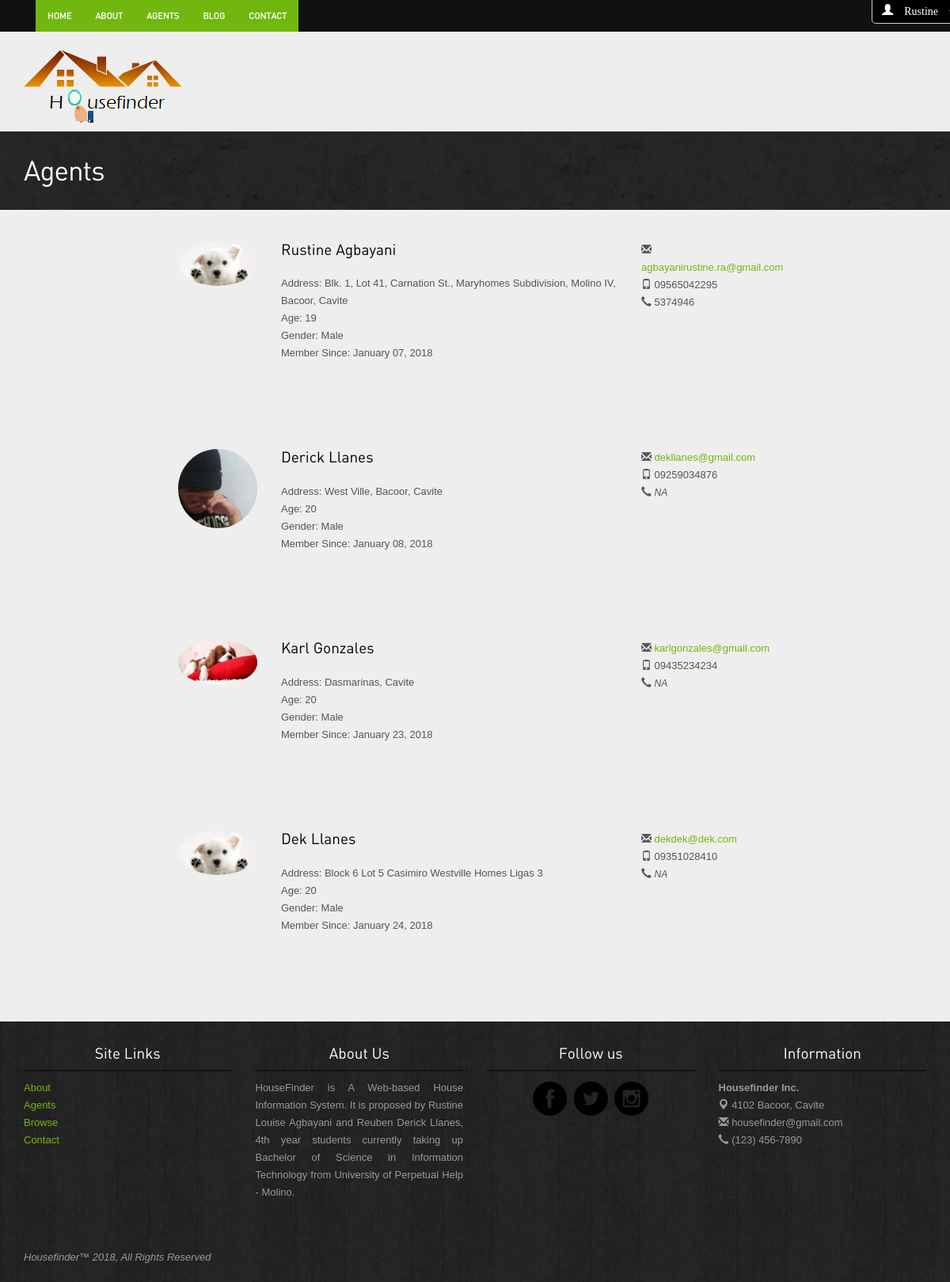
The page /agent-agents.php (signed in) on the database its author committed.
### tables this page shows
CREATE TABLE `agents` (
  `id` int(11) NOT NULL AUTO_INCREMENT,
  `first_name` varchar(255) NOT NULL,
  `middle_name` varchar(255) DEFAULT NULL,
  `last_name` varchar(255) NOT NULL,
  `address` varchar(255) NOT NULL,
  `bday` date NOT NULL,
  `age` int(11) NOT NULL,
  `gender` varchar(255) NOT NULL,
  `contact_number` varchar(255) NOT NULL,
  `email_info` varchar(255) NOT NULL,
  `landline` varchar(255) DEFAULT NULL,
  `email` varchar(255) NOT NULL,
  `password` varchar(255) NOT NULL,
  `avatar` varchar(100) NOT NULL,
  `hash` varchar(255) NOT NULL,
  `active` tinyint(1) NOT NULL,
  `date_created` date NOT NULL,
  PRIMARY KEY (`id`)
);

### agent-agents.php (the view, shortened to what this page needs)
<?php
require 'db.php';
?>
<!DOCTYPE html>
<html lang="en">
<head>
    <link rel="stylesheet" href="assets/bootstrap/css/bootstrap.css" />
    <link rel="stylesheet" href="assets/style.css"/>
    <link rel="stylesheet" href="assets/owl-carousel/owl.carousel.css">
    <link rel="stylesheet" href="assets/owl-carousel/owl.theme.css">
    <link rel="stylesheet" type="text/css" href="assets/slitslider/css/style.css" />
    <link rel="stylesheet" type="text/css" href="assets/slitslider/css/custom.css" />
</head>
<div class="navbar-wrapper">
        <div class="navbar-inverse" role="navigation">
          <div class="container">
            <div style="margin-right: 50px;" class="navbar-collapse  collapse">
                <nav class="shift">
              <ul class="nav navbar-nav navbar-left">
               <li class="active"><a href="agent-index.php">Home</a></li>
                <li class="active"><a href="agent-about.php">About</a></li>
                <li class="active"><a href="agent-agents.php">Agents</a></li>
                <li class="active"><a href="agent-blog.php">Blog</a></li>
                <li class="active"><a href="agent-contact.php">Contact</a></li>
              </ul>
                </nav>
            </div>
          </div>
        </div>
    </div>
<div class="container">
<div class="header">
<a href="agent-index.php"><img style="margin-top: -30px;" src="images/logo2.png" alt="Housefinder"><img style="margin-top: 50px; margin-left: -210px; margin-bottom: -20px;" src="images/title.png"></a>
</div>
</div>
            <div class="container">
            <div class="dropdown">
            <button style="background-color: #000; font-color: white; float: right; margin-right: -50px; margin-top: -170px;" class="btn btn-default dropdown-toggle" type="button" data-toggle="dropdown">
            <span style="color: white" class="glyphicon glyphicon-user "><?php echo "<span style='color: #FFF;'> ".$_SESSION["first_name"]." </span>" ?></span>
            </button>
            </div>
            </div>
<div class="inside-banner">
  <div class="container">
    <h2>Agents</h2>
</div>
</div>
<div class="container">
<div class="spacer agents">
    <?php
            $sql = "SELECT first_name, middle_name, last_name, address, bday, age, gender, contact_number, email_info, landline, email, password, avatar, date_created FROM agents";
            $result = $mysqli->query($sql);
    ?>
  <?php while($row = $result->fetch_assoc()){  ?>
<div class="row">
  <div class="col-lg-8  col-lg-offset-2 col-sm-12">
      <div class="row">
        <div class="col-lg-2 col-sm-2 "><img alt="User Pic" src="<?php echo $row['avatar']; ?>" id="profile-image1" class="img-circle img-responsive"></div>
        <div class="col-lg-7 col-sm-7 "><h4><?php echo "".$row['first_name']."" ?>&nbsp<?php echo "".$row['last_name']."" ?></h4>
            <br>
            <p>     Address:
                <?php
                    if($row['address'] == ""){
                        echo '<i style="font-size: 12px;">NA</i>';
                    }else{
                        echo $row['address'];
                    }
                ?>
                <br>
                    Age:
                <?php
                    if($row['age'] == ""){
                        echo '<i style="font-size: 12px;">NA</i>';
                    }else{
                        echo $row['age'];
                    }
                ?>
                <br>
                    Gender:
                <?php
                    if($row['gender'] == ""){
                        echo '<i style="font-size: 12px;">NA</i>';
                    }else{
                        echo $row['gender'];
                    }
                ?>
                <br>
                    Member Since:
                <?php
                    if($row['date_created'] == ""){
                        echo '<i style="font-size: 12px;">NA</i>';
                    }else{
                        echo date('F d, Y', strtotime($row['date_created']));
                    }
                ?>
            </p>
        </div>
        <div class="col-lg-3 col-sm-3 "><span class="glyphicon glyphicon-envelope"></span>
            <a href="mailto:<?php $row['email_info']; ?>">
                <?php
                    if($row['email_info'] == ""){
                        echo '<i style="font-size: 15px;">No information to display</i>';
                    }else{
                        echo $row['email_info'];
                    }
                ?></a><br>
        <span class="glyphicon glyphicon-phone"></span>
                <?php
                    if($row['contact_number'] == ""){
                        echo '<i style="font-size: 12px;">NA</i>';
                    }else{
                        echo $row['contact_number'];
                    }
                ?>
            <br>
             <span class="glyphicon glyphicon-earphone"></span>
                <?php
                    if($row['landline'] == ""){
                        echo '<i style="font-size: 12px;">NA</i>';
                    }else{
                        echo $row['landline'];
                    }
                ?>
          </div>
      </div>
  </div>
</div>
    <?php } ?>
</div>
</div>
<?php include'footer.php';?>

### assets/style.css (style rules this page uses)
body { color:#555; font:normal 13px/22px Arial; background: #eee; }
h1,h2,h3,h4,h5 { font-weight:normal; font-family: din;margin: 0;padding: 0;color: #000 }
h2 { font-size: 35px; letter-spacing: -1px;margin-bottom: 20px; }
h4 { margin: 10px 0; font-size: 19px; }
p { margin-bottom: 30px; }
a { color:#72b70f; text-decoration:none;outline: none; }
.spacer { margin-top: 40px;margin-bottom:40px; }
.btn { border-radius: 5px; font-family: din; outline: none; }
.header { padding: 20px 0; }
.navbar-inverse { background-color: #111; }
.navbar-inverse .navbar-nav > li > a { font-size: 11px;padding-top: 10px;padding-bottom: 10px;font-family: din;text-transform: uppercase; }
.navbar-inverse .navbar-nav > .active > a, .navbar-inverse .navbar-nav > .active > a:hover, .navbar-inverse .navbar-nav > .active > a:focus { background-color: #72b70f; }
.inside-banner { background:url(../images/bginside.jpg) #222;color: #fff; padding: 30px 0; }
.inside-banner h2 { margin: 0; color: #fff; }
.agents .row { margin-bottom:40px; }
.agents .row h4 { margin: 0; }

### agent-agents.php (style rules this page uses)
nav ul li a { display: block; padding: 1px; text-decoration: none; color: #aaa; font-weight: 800; text-transform: uppercase; }
nav ul li a, nav ul li a:after, nav ul li a:before { transition: all .5s; }
nav.shift ul li a { position:relative; z-index: 1; }
nav.shift ul li a:after { display: block; position: absolute; top: 0; left: 0; bottom: 0; right: 0; margin: auto; width: 100%; height: 1px; content: '.'; color: transparent; background: #000; visibility: none; opacity: 0; z-index: -1; }

### footer.php (style rules this page uses)
body { font-family: 'Titillium Web', sans-serif; }

### rows shown on the page
agents: avatar (picture), first_name "Rustine", last_name "Agbayani", address "Blk. 1, Lot 41, Carnation St., Maryhomes Subdivision, Molino IV, Bacoor, Cavite", age "19", gender "Male", date_created "January 07, 2018", email_info "agbayanirustine.ra@gmail.com", contact_number "09565042295", landline "5374946"
agents: avatar (picture), first_name "Derick", last_name "Llanes", address "West Ville, Bacoor, Cavite", age "20", gender "Male", date_created "January 08, 2018", email_info "dekllanes@gmail.com", contact_number "09259034876", landline "NA"
agents: avatar (picture), first_name "Karl", last_name "Gonzales", address "Dasmarinas, Cavite", age "20", gender "Male", date_created "January 23, 2018", email_info "karlgonzales@gmail.com", contact_number "09435234234", landline "NA"
agents: avatar (picture), first_name "Dek", last_name "Llanes", address "Block 6 Lot 5 Casimiro Westville Homes Ligas 3", age "20", gender "Male", date_created "January 24, 2018", email_info "dekdek@dek.com", contact_number "09351028410", landline "NA"

### other values the page prints
$_SESSION["first_name"] "Rustine"
